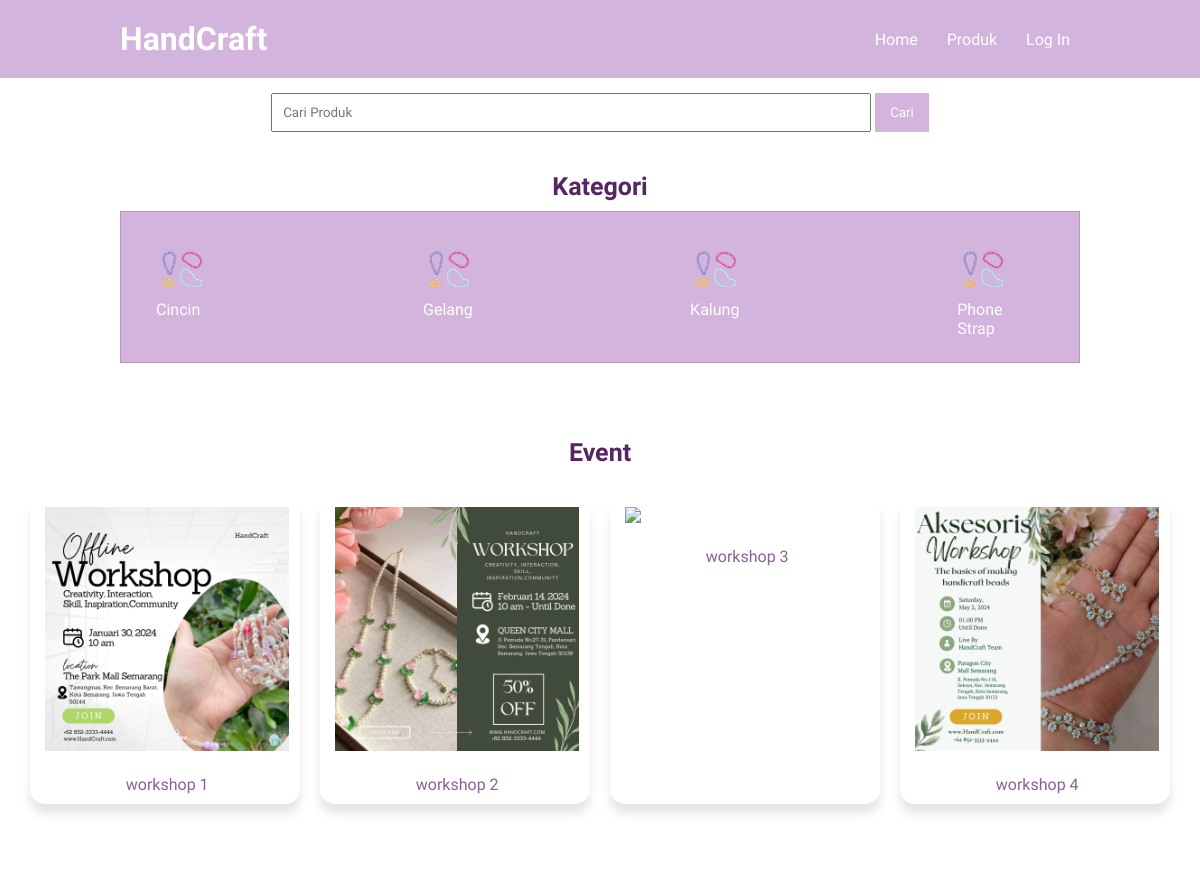
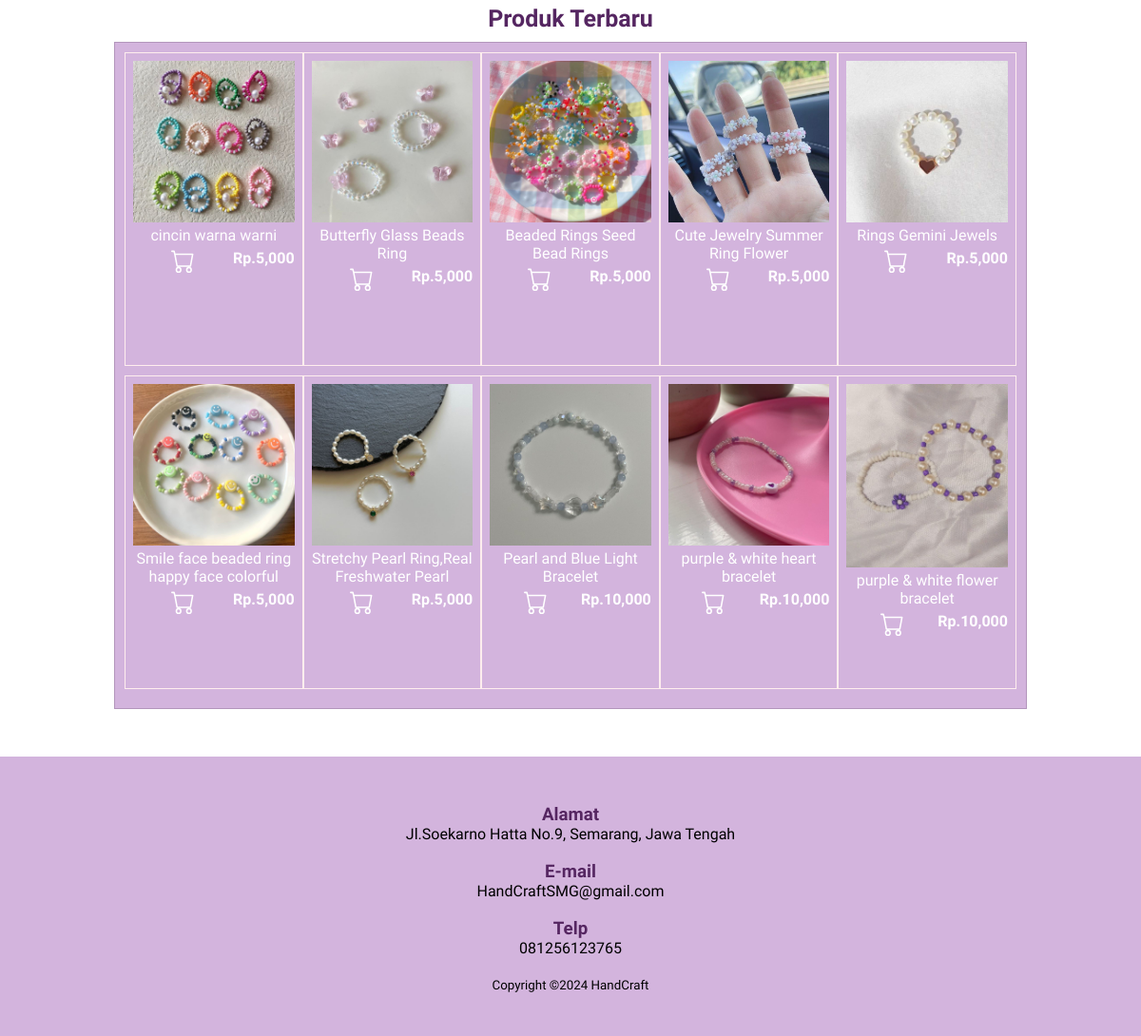
The page / on the database its author committed (2 pictures, top to bottom).
### tables this page shows
CREATE TABLE `tb_category` (
  `category_id` int(11) NOT NULL,
  `category_name` varchar(30) NOT NULL
);

CREATE TABLE `tb_product` (
  `product_id` int(11) NOT NULL,
  `category_id` int(11) NOT NULL,
  `product_name` varchar(100) NOT NULL,
  `product_price` int(11) NOT NULL,
  `product_description` text NOT NULL,
  `product_image` varchar(100) NOT NULL,
  `product_status` tinyint(1) NOT NULL,
  `date_created` timestamp NOT NULL DEFAULT current_timestamp(),
  `stock` int(11) NOT NULL
);

### index.php (the view, shortened to what this page needs)
<?php
    include 'database.php';
    $check_login = isset($_SESSION['customer_id']) && $_SESSION['customer_id'] != NULL ? true : false;
?>
<!DOCTYPE html>
<html>
    <head>
        <link rel="stylesheet" type="text/css" href="style2.css">
    </head>
    <body>
        <header>
            <div class="container">
                <h1><a href="index.php">HandCraft</a></h1>
                <ul>
                    <li><a href="index.php">Home</a></li>
                    <li><a href="produk.php">Produk</a></li>
                    <?php if(!$check_login) { ?>
                    <li><a href="login_cust.php">Log In</a></li>
                    <?php } ?>
                </ul>
            </div>
        </header>
        <div class="search">
            <div class="container">
                <form action="produk.php">
                    <input type="text" name="search" placeholder="Cari Produk">
                    <input type="submit" name="cari" value="Cari">
                </form>
            </div>
        </div>
        <div class="section">
            <div class="container">
                <h3>Kategori</h3>
                <div class="box_category">
                    <?php
                        $kategori = mysqli_query($conn, "SELECT * FROM tb_category ORDER BY category_id DESC");
                        if(mysqli_num_rows($kategori) > 0){
                            while($k = mysqli_fetch_array($kategori)){
                    ?>
                        <a href="produk.php?kat=<?php echo $k['category_id']?>">
                            <div class="col-5">
                                <img src="kategori.png" width="50px" style="margin-bottom:5px;">
                                <p><?php echo $k['category_name']?></p>
                            </div>
                        </a>
                <?php }}else{ ?>
                    <p>Kategori tidak ada</p>
                <?php } ?>
                </div>
            </div>
        </div>
        <div class="section">
            <h3 style="font-size: 25px;">Event</h3>
                <div class="container2">
                    <div class="card">
                        <div class="head-card">
                            <a href="deskripsi_event.php">
                                <img src="event/1.png">
                            </a>
                        </div>
                        <div class="body-card">
                            <p>workshop 1</p>
                        </div>
                    </div>
                    <div class="card">
                        <div class="head-card">
                            <a href="deskripsi_event2.php">
                                <img src="event/2.png">
                            </a>
                        </div>
                        <div class="body-card">
                            <p>workshop 2</p>
                        </div>
                    </div>
                    <div class="card">
                        <div class="head-card">
                            <a href="deskripsi_event3.php">
                                <img src="event/3.png">
                            </a>
                        </div>
                        <div class="body-card">
                            <p>workshop 3</p>
                        </div>
                    </div>
                    <div class="card">
                        <div class="head-card">
                            <a href="deskripsi_event4.php">
                                <img src="event/4.png">
                            </a>
                        </div>
                        <div class="body-card">
                            <p>workshop 4</p>
                        </div>
                    </div>
                </div>
        </div>
        <div class="section">
            <div class="container">
                <h3>Produk Terbaru</h3>
                <div class="box">
                    <?php
                        $produk = mysqli_query($conn, "SELECT * FROM tb_product WHERE product_status = 1 ORDER BY product_id DESC LIMIT 10");
                        if(mysqli_num_rows($produk) > 0){
                            while($p = mysqli_fetch_array($produk)){
                    ?>
                        <a href="detail_produk.php?id=<?php echo $p['product_id']?>">
                            <div class="col-2">
                                <img src ="produk/<?php echo $p['product_image']?>">
                                <p class="nama"><?php echo $p['product_name']?></p>
                                <p class="harga">Rp.<?php echo number_format($p['product_price']) ?></p>
                                <a href="order.php?product_id=<?= $p['product_id'] ?>&jumlah=+1" class="button-cart" role="button">
                        </a>
                            </div>
                        </a>
                    <?php }}else{ ?>
                        <p>Produk tidak ada</p>
                    <?php } ?>
                </div>
            </div>
        </div>
        <footer>
            <div class="footer_kecil">
                <h3>Alamat</h3>
                <p>Jl.Soekarno Hatta No.9, Semarang, Jawa Tengah</p>
                <br>
                <h3>E-mail</h3>
                <p>HandCraftSMG@gmail.com</p>
                <br>
                <h3>Telp</h3>
                <p>081256123765</p>
                <br>
                <small>Copyright &copy2024 HandCraft</small>
            </div>
        </footer>
    </body>
</html>

### style2.css (style rules this page uses)
* { padding: 0; margin: 0; font-family: 'Work Sans',sans-serif; }
body { background-color: #fff; }
a { color: #fff; text-decoration: none; }
header { background-color:#d3b4dd; color: #fff; }
header h1 { float: left; padding: 20px 0; }
header ul { float: right; }
header ul li { display: inline-block; }
header ul li a { padding: 30px 10px 20px 15px; display: inline-block; }
.section { color: #8a6096; }
footer { padding: 25px 0 20px 0; background-color: #d3b4dd; }
.container { width: 80%; margin:0 auto; text-align: center; }
.container:after { content: ""; display: block; clear: both; }
.section { padding: 25px 0; }
.box { background-color: #d3b4dd; border: 1px solid #b396bc; padding: 10px; box-sizing: border-box; margin: 10px 0 25px 0; }
.box_category { background-color: #d3b4dd; border: 1px solid #b396bc; padding: 20px; box-sizing: border-box; margin: 10px 0 25px 0; display: flex; flex-wrap: wrap; justify-content: space-between; }
.box:after { content: ''; display: block; clear: both; }
.search { padding: 15px 0; background-color: #fff; text-align: center; }
.search input[type=text] { width: 60%; padding: 10px; }
.search input[type=submit] { padding: 12px 15px; background-color:#d3b4dd; color: #fff; border:none; cursor: pointer; }
.col-5 { width: 20%; height: 100px; color: #fff; text-align: center; float: center; padding: 15px; box-sizing: border-box; width: calc(25% - 20px); margin-bottom: 10px; }
.col-2 { width: 20%; height: 330px; color: #fff; float: left; padding: 8px; box-sizing: border-box; margin-bottom: 10px; border: 1px solid #FFEEEE; }
.col-2 img { width: 100%; }
.col-2 .nama { margin-bottom: 5px; }
.col-2 .harga { font-weight: bold; float: right; }
.footer_kecil { padding: 25px 0; text-align: center; }
.section .container h3 { text-align: center; font-size: 25px; color: #552661; }
.container2 { padding: 20px; margin: auto; display: flex; position: relative; }
h3 { text-align: center; color: #552661; }
.card { width: 50%; height: auto; grid-column: span 8; margin: 10px 10px; border-radius: 15px; position: relative; box-shadow: 0 10px 10px rgba(0, 0, 0,.1); }
.head-card { padding: 10px 15px; width: 90.5%; align-self: center; }
.head-card img { width: 100%; }
.body-card { padding: 10px 15px; width: 90.5%; text-align: center; }
.body-card p { width: 100%; }

### rows shown on the page
tb_category: category_name "Cincin"
tb_category: category_name "Gelang"
tb_category: category_name "Kalung"
tb_category: category_name "Phone Strap"
tb_product: product_image (picture), product_name "cincin warna warni", product_price "5,000"
tb_product: product_image (picture), product_name "Butterfly Glass Beads Ring", product_price "5,000"
tb_product: product_image (picture), product_name "Beaded Rings Seed Bead Rings", product_price "5,000"
tb_product: product_image (picture), product_name "Cute Jewelry Summer Ring Flower", product_price "5,000"
tb_product: product_image (picture), product_name "Rings Gemini Jewels", product_price "5,000"
tb_product: product_image (picture), product_name "Smile face beaded ring happy face colorful", product_price "5,000"
tb_product: product_image (picture), product_name "Stretchy Pearl Ring,Real Freshwater Pearl", product_price "5,000"
tb_product: product_image (picture), product_name "Pearl and Blue Light Bracelet", product_price "10,000"
tb_product: product_image (picture), product_name "purple & white heart bracelet", product_price "10,000"
tb_product: product_image (picture), product_name "purple & white flower bracelet", product_price "10,000"
